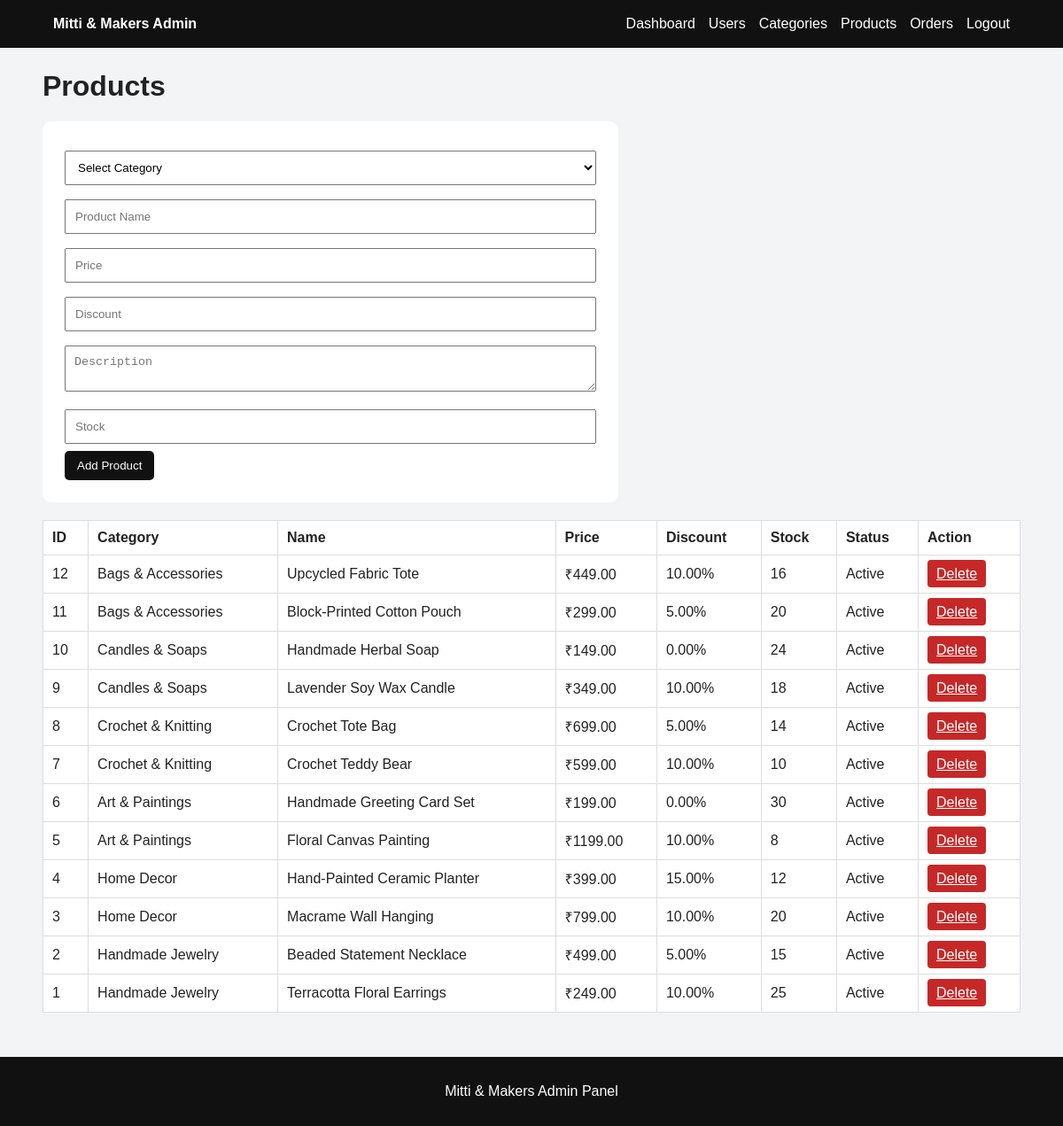
Screenshot of /admin/products.php (signed in) with the database file from the repository.
### tables this page shows
CREATE TABLE products (
 id INT AUTO_INCREMENT PRIMARY KEY,
 category_id INT NOT NULL,
 name VARCHAR(150) NOT NULL,
 image VARCHAR(255),
 price DECIMAL(10,2) NOT NULL,
 discount DECIMAL(5,2) DEFAULT 0,
 description TEXT,
 stock INT DEFAULT 0,
 status TINYINT DEFAULT 1,
 created_at TIMESTAMP DEFAULT CURRENT_TIMESTAMP,
 FOREIGN KEY(category_id) REFERENCES categories(id) ON DELETE CASCADE
);

CREATE TABLE categories (
 id INT AUTO_INCREMENT PRIMARY KEY,
 name VARCHAR(100) NOT NULL,
 image VARCHAR(255),
 description TEXT,
 status TINYINT DEFAULT 1,
 created_at TIMESTAMP DEFAULT CURRENT_TIMESTAMP
);

### admin/products.php (the view, shortened to what this page needs)
<?php
require "../config/db.php";require "includes/auth.php";
$cats=$conn->query("SELECT * FROM categories WHERE status=1 ORDER BY name");$res=$conn->query("SELECT p.*,c.name category FROM products p LEFT JOIN categories c ON p.category_id=c.id ORDER BY p.id DESC");require "includes/header.php";
?>
<h1>Products</h1><form class="form" method="post">
<select name="category_id" required><option value="">Select Category</option><?php while($c=$cats->fetch_assoc()):?><option value="<?php echo $c['id'];?>"><?php echo htmlspecialchars($c['name']);?></option><?php endwhile;?></select>
<input name="name" placeholder="Product Name" required><input type="number" step="0.01" name="price" placeholder="Price" required><input type="number" step="0.01" name="discount" placeholder="Discount">
<textarea name="description" placeholder="Description"></textarea><input type="number" name="stock" placeholder="Stock" required><button class="btn">Add Product</button></form>
<table><tr><th>ID</th><th>Category</th><th>Name</th><th>Price</th><th>Discount</th><th>Stock</th><th>Status</th><th>Action</th></tr>
<?php while($p=$res->fetch_assoc()):?><tr><td><?php echo $p['id'];?></td><td><?php echo htmlspecialchars($p['category']);?></td><td><?php echo htmlspecialchars($p['name']);?></td><td>₹<?php echo $p['price'];?></td><td><?php echo $p['discount'];?>%</td><td><?php echo $p['stock'];?></td><td><?php echo $p['status']?'Active':'Inactive';?></td><td><a class="danger" href="?delete=<?php echo $p['id'];?>" onclick="return confirm('Delete product?')">Delete</a></td></tr><?php endwhile;?></table>
<?php require "includes/footer.php"; ?>

### admin/admin.css (style rules this page uses)
* { box-sizing:border-box }
body { margin:0;font-family:Arial;background:#f3f4f6;color:#222 }
.btn { background:#111;color:#fff;padding:9px 14px;border:0;border-radius:5px;text-decoration:none;display:inline-block }
.danger { background:#c62828;color:#fff;padding:7px 10px;border:0;border-radius:4px }
.form { background:#fff;padding:25px;max-width:650px;border-radius:10px }
.form input,.form textarea,.form select { width:100%;padding:10px;margin:8px 0 }
table { width:100%;border-collapse:collapse;background:#fff;margin:20px 0 }
th,td { padding:10px;border:1px solid #ddd;text-align:left }

### rows the page displays
products: id "12", category.name "Bags & Accessories", name "Upcycled Fabric Tote", price "449.00", discount "10.00", stock "16", status "Active"
products: id "11", category.name "Bags & Accessories", name "Block-Printed Cotton Pouch", price "299.00", discount "5.00", stock "20", status "Active"
products: id "10", category.name "Candles & Soaps", name "Handmade Herbal Soap", price "149.00", discount "0.00", stock "24", status "Active"
products: id "9", category.name "Candles & Soaps", name "Lavender Soy Wax Candle", price "349.00", discount "10.00", stock "18", status "Active"
products: id "8", category.name "Crochet & Knitting", name "Crochet Tote Bag", price "699.00", discount "5.00", stock "14", status "Active"
products: id "7", category.name "Crochet & Knitting", name "Crochet Teddy Bear", price "599.00", discount "10.00", stock "10", status "Active"
products: id "6", category.name "Art & Paintings", name "Handmade Greeting Card Set", price "199.00", discount "0.00", stock "30", status "Active"
products: id "5", category.name "Art & Paintings", name "Floral Canvas Painting", price "1199.00", discount "10.00", stock "8", status "Active"
products: id "4", category.name "Home Decor", name "Hand-Painted Ceramic Planter", price "399.00", discount "15.00", stock "12", status "Active"
products: id "3", category.name "Home Decor", name "Macrame Wall Hanging", price "799.00", discount "10.00", stock "20", status "Active"
products: id "2", category.name "Handmade Jewelry", name "Beaded Statement Necklace", price "499.00", discount "5.00", stock "15", status "Active"
products: id "1", category.name "Handmade Jewelry", name "Terracotta Floral Earrings", price "249.00", discount "10.00", stock "25", status "Active"
